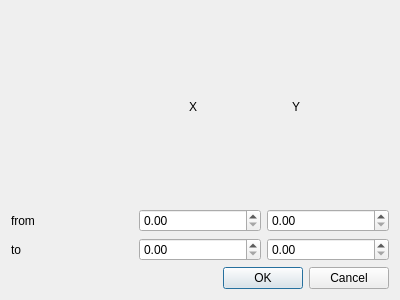
<?xml version="1.0" encoding="UTF-8"?>
<ui version="4.0">
 <class>Form</class>
 <widget class="QWidget" name="Form">
  <property name="geometry">
   <rect>
    <x>0</x>
    <y>0</y>
    <width>400</width>
    <height>300</height>
   </rect>
  </property>
  <property name="windowTitle">
   <string>Form</string>
  </property>
  <layout class="QVBoxLayout" name="verticalLayout">
   <item>
    <layout class="QVBoxLayout" name="verticalLayout_4">
     <item>
      <layout class="QHBoxLayout" name="horizontalLayout_4">
       <item>
        <widget class="QLabel" name="label_3">
         <property name="text">
          <string>X</string>
         </property>
         <property name="alignment">
          <set>Qt::AlignRight|Qt::AlignTrailing|Qt::AlignVCenter</set>
         </property>
        </widget>
       </item>
       <item>
        <widget class="QLabel" name="label_4">
         <property name="text">
          <string>Y</string>
         </property>
         <property name="alignment">
          <set>Qt::AlignCenter</set>
         </property>
        </widget>
       </item>
      </layout>
     </item>
     <item>
      <layout class="QHBoxLayout" name="horizontalLayout_2">
       <item>
        <widget class="QLabel" name="label">
         <property name="text">
          <string>from</string>
         </property>
        </widget>
       </item>
       <item>
        <widget class="QDoubleSpinBox" name="xmin"/>
       </item>
       <item>
        <widget class="QDoubleSpinBox" name="ymin"/>
       </item>
      </layout>
     </item>
     <item>
      <layout class="QHBoxLayout" name="horizontalLayout_3">
       <item>
        <widget class="QLabel" name="label_2">
         <property name="text">
          <string>to</string>
         </property>
        </widget>
       </item>
       <item>
        <widget class="QDoubleSpinBox" name="xmax"/>
       </item>
       <item>
        <widget class="QDoubleSpinBox" name="ymax"/>
       </item>
      </layout>
     </item>
    </layout>
   </item>
   <item>
    <widget class="QDialogButtonBox" name="buttons">
     <property name="orientation">
      <enum>Qt::Horizontal</enum>
     </property>
     <property name="standardButtons">
      <set>QDialogButtonBox::Cancel|QDialogButtonBox::Ok</set>
     </property>
    </widget>
   </item>
  </layout>
 </widget>
 <resources/>
 <connections/>
</ui>
